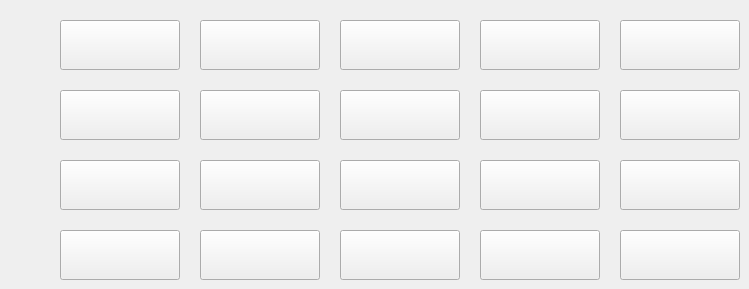
      <widget class="QWidget" name="tab_2">
       <attribute name="title">
        <string>Page 2</string>
       </attribute>
       <widget class="QPushButton" name="pushButton_21">
        <property name="geometry">
         <rect>
          <x>620</x>
          <y>20</y>
          <width>120</width>
          <height>50</height>
         </rect>
        </property>
        <property name="text">
         <string/>
        </property>
       </widget>
       <widget class="QPushButton" name="pushButton_22">
        <property name="geometry">
         <rect>
          <x>60</x>
          <y>90</y>
          <width>120</width>
          <height>50</height>
         </rect>
        </property>
        <property name="text">
         <string/>
        </property>
       </widget>
       <widget class="QPushButton" name="pushButton_23">
        <property name="geometry">
         <rect>
          <x>480</x>
          <y>230</y>
          <width>120</width>
          <height>50</height>
         </rect>
        </property>
        <property name="text">
         <string/>
        </property>
       </widget>
       <widget class="QPushButton" name="pushButton_24">
        <property name="geometry">
         <rect>
          <x>340</x>
          <y>20</y>
          <width>120</width>
          <height>50</height>
         </rect>
        </property>
        <property name="text">
         <string/>
        </property>
       </widget>
       <widget class="QPushButton" name="pushButton_25">
        <property name="geometry">
         <rect>
          <x>200</x>
          <y>20</y>
          <width>120</width>
          <height>50</height>
         </rect>
        </property>
        <property name="text">
         <string/>
        </property>
       </widget>
       <widget class="QPushButton" name="pushButton_26">
        <property name="geometry">
         <rect>
          <x>340</x>
          <y>160</y>
          <width>120</width>
          <height>50</height>
         </rect>
        </property>
        <property name="text">
         <string/>
        </property>
       </widget>
       <widget class="QPushButton" name="pushButton_27">
        <property name="geometry">
         <rect>
          <x>620</x>
          <y>160</y>
          <width>120</width>
          <height>50</height>
         </rect>
        </property>
        <property name="text">
         <string/>
        </property>
       </widget>
       <widget class="QPushButton" name="pushButton_28">
        <property name="geometry">
         <rect>
          <x>200</x>
          <y>160</y>
          <width>120</width>
          <height>50</height>
         </rect>
        </property>
        <property name="text">
         <string/>
        </property>
       </widget>
       <widget class="QPushButton" name="pushButton_29">
        <property name="geometry">
         <rect>
          <x>200</x>
          <y>90</y>
          <width>120</width>
          <height>50</height>
         </rect>
        </property>
        <property name="text">
         <string/>
        </property>
       </widget>
       <widget class="QPushButton" name="pushButton_30">
        <property name="geometry">
         <rect>
          <x>620</x>
          <y>90</y>
          <width>120</width>
          <height>50</height>
         </rect>
        </property>
        <property name="text">
         <string/>
        </property>
       </widget>
       <widget class="QPushButton" name="pushButton_31">
        <property name="geometry">
         <rect>
          <x>200</x>
          <y>230</y>
          <width>120</width>
          <height>50</height>
         </rect>
        </property>
        <property name="text">
         <string/>
        </property>
       </widget>
       <widget class="QPushButton" name="pushButton_32">
        <property name="geometry">
         <rect>
          <x>480</x>
          <y>160</y>
          <width>120</width>
          <height>50</height>
         </rect>
        </property>
        <property name="text">
         <string/>
        </property>
       </widget>
       <widget class="QPushButton" name="pushButton_33">
        <property name="geometry">
         <rect>
          <x>480</x>
          <y>90</y>
          <width>120</width>
          <height>50</height>
         </rect>
        </property>
        <property name="text">
         <string/>
        </property>
       </widget>
       <widget class="QPushButton" name="pushButton_34">
        <property name="geometry">
         <rect>
          <x>620</x>
          <y>230</y>
          <width>120</width>
          <height>50</height>
         </rect>
        </property>
        <property name="text">
         <string/>
        </property>
       </widget>
       <widget class="QPushButton" name="pushButton_35">
        <property name="geometry">
         <rect>
          <x>480</x>
          <y>20</y>
          <width>120</width>
          <height>50</height>
         </rect>
        </property>
        <property name="text">
         <string/>
        </property>
       </widget>
       <widget class="QPushButton" name="pushButton_36">
        <property name="geometry">
         <rect>
          <x>60</x>
          <y>20</y>
          <width>120</width>
          <height>50</height>
         </rect>
        </property>
        <property name="text">
         <string/>
        </property>
       </widget>
       <widget class="QPushButton" name="pushButton_37">
        <property name="geometry">
         <rect>
          <x>340</x>
          <y>90</y>
          <width>120</width>
          <height>50</height>
         </rect>
        </property>
        <property name="text">
         <string/>
        </property>
       </widget>
       <widget class="QPushButton" name="pushButton_38">
        <property name="geometry">
         <rect>
          <x>60</x>
          <y>160</y>
          <width>120</width>
          <height>50</height>
         </rect>
        </property>
        <property name="text">
         <string/>
        </property>
       </widget>
       <widget class="QPushButton" name="pushButton_39">
        <property name="geometry">
         <rect>
          <x>60</x>
          <y>230</y>
          <width>120</width>
          <height>50</height>
         </rect>
        </property>
        <property name="text">
         <string/>
        </property>
       </widget>
       <widget class="QPushButton" name="pushButton_40">
        <property name="geometry">
         <rect>
          <x>340</x>
          <y>230</y>
          <width>120</width>
          <height>50</height>
         </rect>
        </property>
        <property name="text">
         <string/>
        </property>
       </widget>
      </widget>
